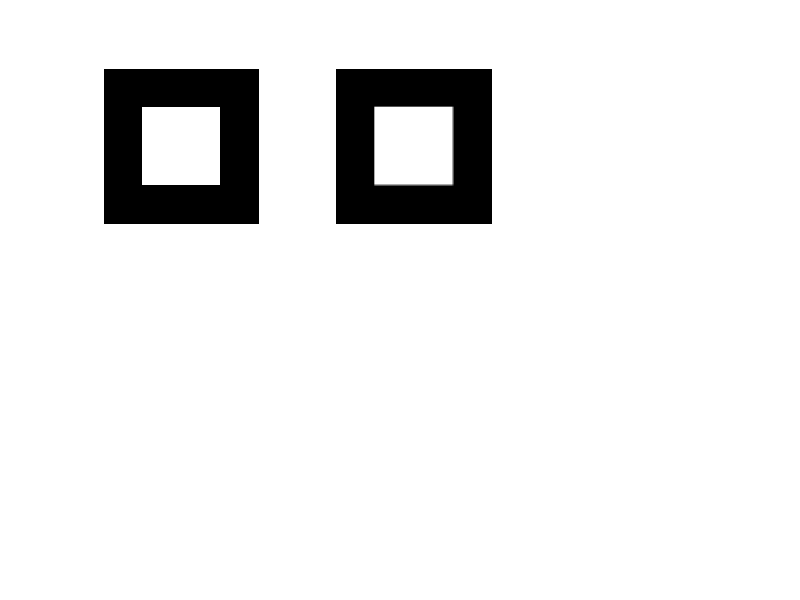

Source code (MATLAB): (Note: this script raises an error after producing the figure.)
%create image 
m = zeros(200,200);
m(50:150,50:150) = 1;
subplot(2,3,1)
imshow(m,[]);

%Apply 3*3 box filter
w=[1 1 1;1 1 1;1 1 1]/9;
m2 =imfilter(m,w);
subplot(2,3,2);
imshow(m2,[]);
imtool(m2,[]);

%apply 15*15 box filter
w = fspecial('average',[15 15]);
m3 = imfilter(m,w);
subplot(2,3,3);
imshow(m3,[]);
imtool(m3,[]);

%show average reuces noise
m = m + randn(200,200)*0.5;
subplot(2,3,4);
imshow(m,[]);
w=fspecial('average',[5 5]);
m4 = imfilter(m,w);
subplot(2,3,5);
imshow(m4,[]);